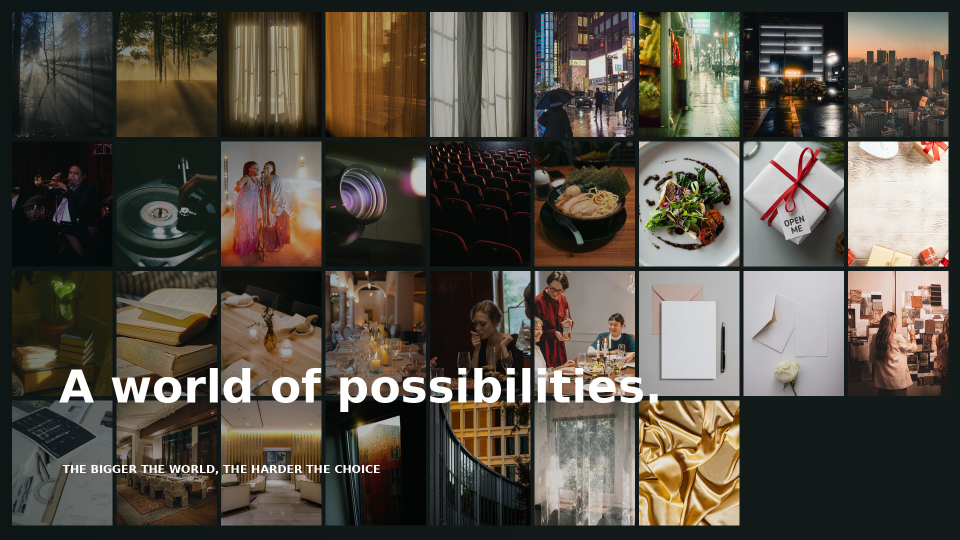
#> input picture production/storyboards/frames/01_storyframe.jpg, 1920 x 1080 px, given in place of A01.jpg, which was not available (shown at 1/2 size)
$ python create_storyboard.py
#> lines starting #> are read from the running program, lines starting #| are printed output that depends on the picture; pictures that were not available may be replaced by others from this repository, and a replacement may not be noted
#!/usr/bin/env python3
from pathlib import Path
from PIL import Image,ImageDraw,ImageFont,ImageOps
import json, math, zipfile
P=Path(__file__).resolve().parents[2]; OUT=P/'dist'/'storyboard'; FRAME=OUT/'frames'; PLATE=OUT/'photo_plates'
FRAME.mkdir(parents=True,exist_ok=True);PLATE.mkdir(parents=True,exist_ok=True)
W,H=1920,1080; E='#F3F1EA'; WH='#FCFAF5'; INK='#181A18'; MUT='#60635E'; LINE='#C9C8BF'; ACC='#B3543C'; D='#171A18'
font_candidates=['/usr/share/fonts/truetype/lato/Lato-Regular.ttf','/usr/share/fonts/truetype/dejavu/DejaVuSans.ttf']
bold_candidates=['/usr/share/fonts/truetype/lato/Lato-Bold.ttf','/usr/share/fonts/truetype/dejavu/DejaVuSans-Bold.ttf']
F=next(x for x in font_candidates if Path(x).exists());B=next(x for x in bold_candidates if Path(x).exists())
def font(s,b=False):return ImageFont.truetype(B if b else F,s)
def canvas(bg=E):return Image.new('RGB',(W,H),bg)
def photo(im,i,box,focus=(.5,.5)):
    x,y,w,h=map(int,box);q=Image.open(P/'dist'/'photos'/f'A{i:02d}.jpg').convert('RGB')
    z=max(w/q.width,h/q.height);nw,nh=round(q.width*z),round(q.height*z)
    q=q.resize((nw,nh),Image.Resampling.LANCZOS)
    dx=round((nw-w)*focus[0]);dy=round((nh-h)*focus[1])
    im.paste(q.crop((dx,dy,dx+w,dy+h)),(x,y))
def block(im,bg,box):ImageDraw.Draw(im).rectangle(box,fill=bg)
def line(im,x1,y1,x2,y2,col=LINE,width=2):ImageDraw.Draw(im).line((x1,y1,x2,y2),fill=col,width=width)
def txt(im,s,x,y,size=45,color=INK,b=False,spacing=13):
    ImageDraw.Draw(im).multiline_text((x,y),s,fill=color,font=font(size,b),spacing=spacing)
def label(im,s,x=89,y=54,color=INK):txt(im,s,x,y,21,color,True)
def rule(im,color=LINE):line(im,90,1010,1830,1010,color,2)
def save(i,im,plate,scenes):
    im.save(FRAME/f'{i:02d}.jpg',quality=91,subsampling=0)
    plate.save(PLATE/f'{i:02d}_CLEAN.jpg',quality=92,subsampling=0)
    print('frame',i,flush=True)
def scene(i,title,time,ids,motion,method,vo,verification=''):
    return {'no':i,'title':title,'timecode':time,'photos':['A%02d'%v for v in ids],
            'motion':motion,'production_method':method,'voiceover':vo,'verification':verification,
            'frame':'frames/%02d.jpg'%i,'veo_photo_plate':'photo_plates/%02d_CLEAN.jpg'%i}
S=[]
# 01: Krea-like visual multiplicity, thirty-four actual images, one composition
a=canvas();cols=9;ids=list(range(1,35));cw=round(W/cols);rh=round(H/4)
#> after `a = canvas()`:
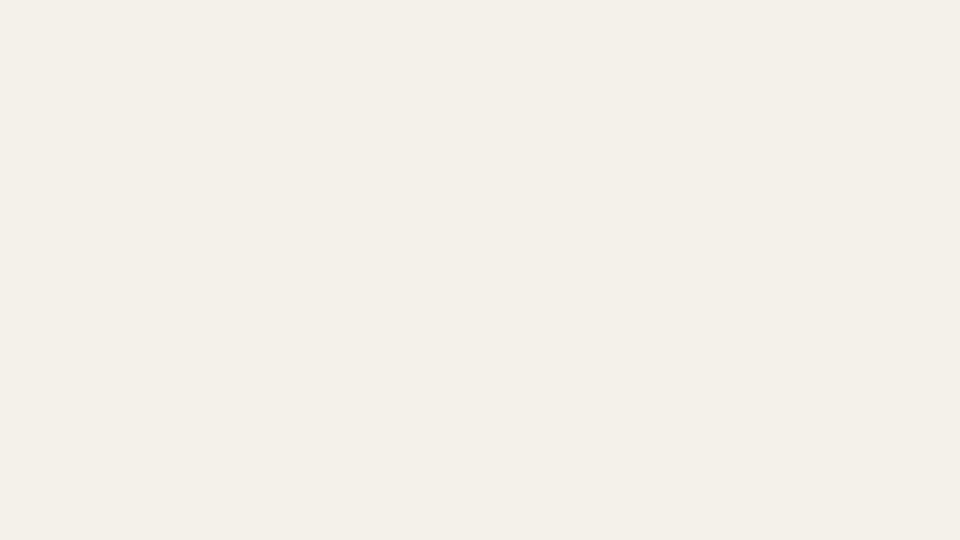
#> a: PIL image 1920x1080 RGB (shown at 1/2 size); mean R, G, B 243, 241, 234
for j,n in enumerate(ids):
    x=(j%cols)*cw;y=(j//cols)*rh
    photo(a,n,(x,y,cw-5,rh-5))
#> in photo, q is the input picture: PIL image 1920x1080 RGB; mean R, G, B 86.7, 80.3, 70.1
#> in photo, `q=q.resize((nw,nh),Image.Resampling.LANCZOS)`:
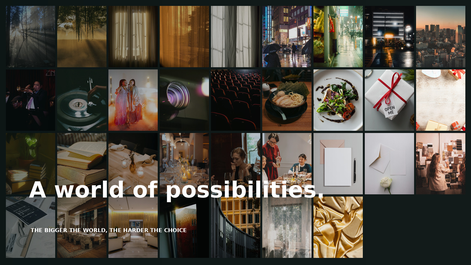
#> q: PIL image 471x265 RGB; mean R, G, B 86.7, 80.3, 70
#> in photo, `im.paste(q.crop((dx,dy,dx+w,dy+h)),(x,y))`:
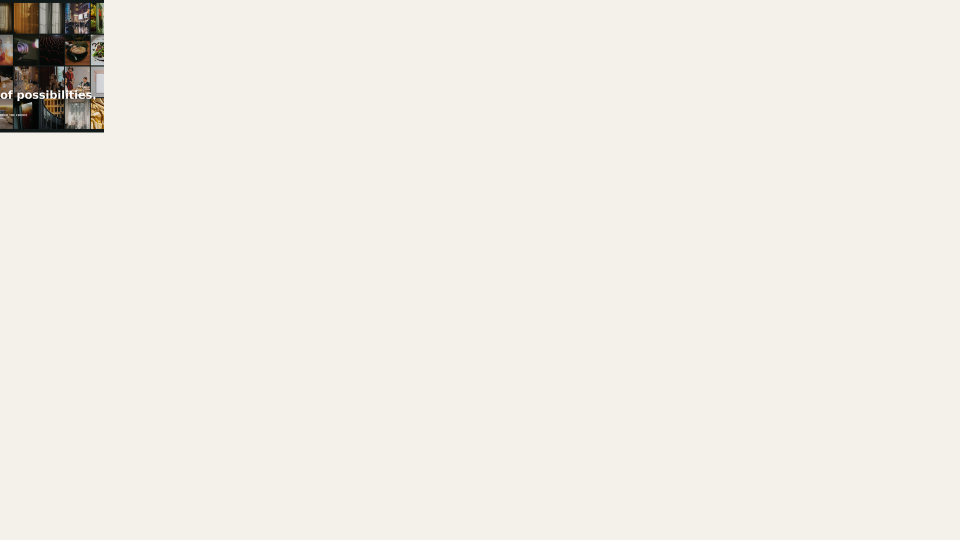
#> im: PIL image 1920x1080 RGB (shown at 1/2 size); mean R, G, B 238.9, 236.7, 229.6
#> pass 2 of the loop `for j,n in enumerate(ids):`:
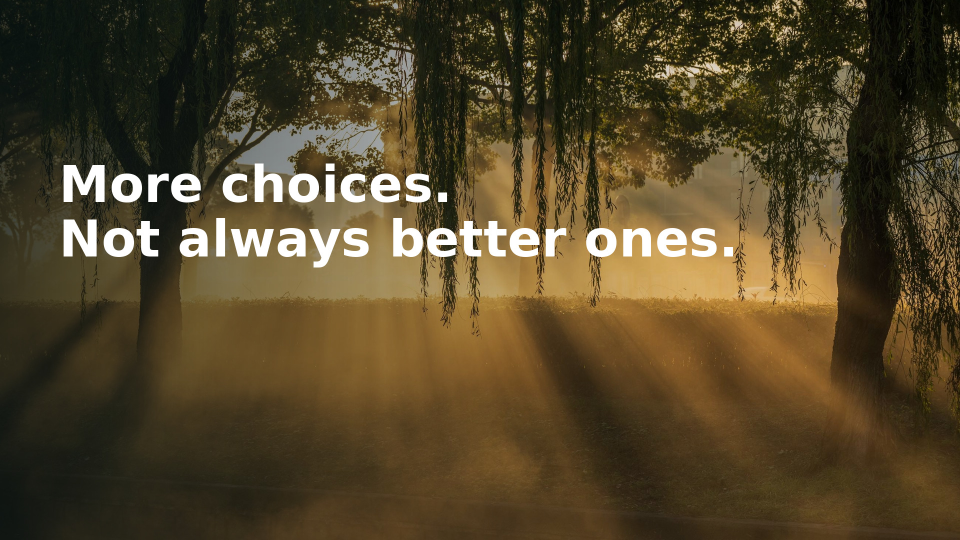
#> input picture production/storyboards/frames/02_storyframe.jpg, 1920 x 1080 px, given in place of A02.jpg, which was not available (shown at 1/2 size)
#> in photo, q is the input picture: PIL image 1920x1080 RGB; mean R, G, B 83.1, 69.5, 41.9
#> in photo (call 2), `q=q.resize((nw,nh),Image.Resampling.LANCZOS)`:
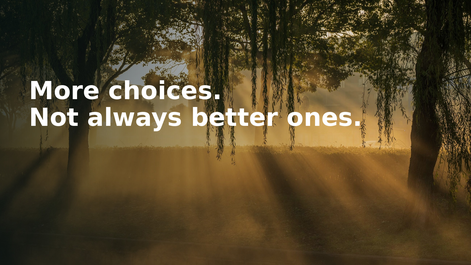
#> q: PIL image 471x265 RGB; mean R, G, B 83, 69.4, 41.8
#> in photo (call 2), `im.paste(q.crop((dx,dy,dx+w,dy+h)),(x,y))`:
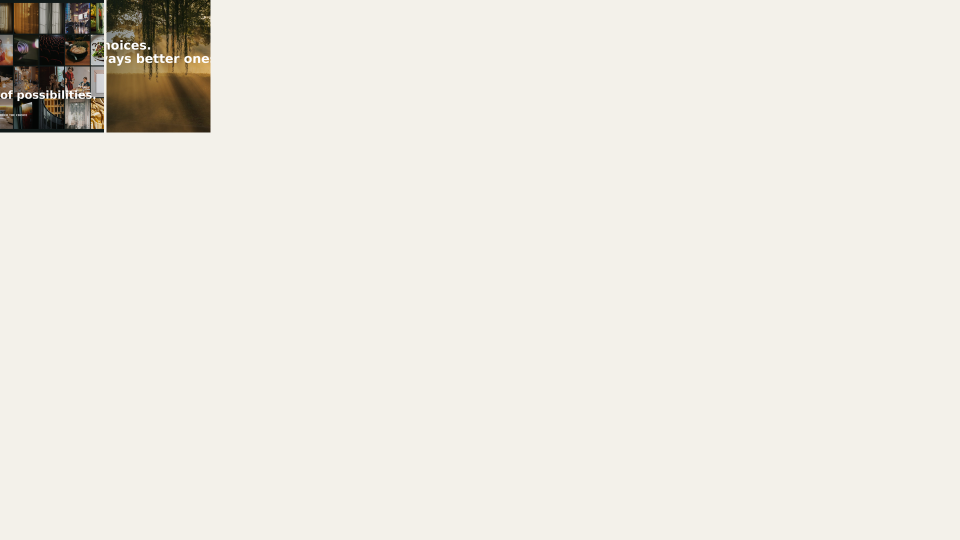
#> im: PIL image 1920x1080 RGB (shown at 1/2 size); mean R, G, B 235.1, 232.5, 224.7
#> (the run stopped early here; a loop or call above may not have finished)
